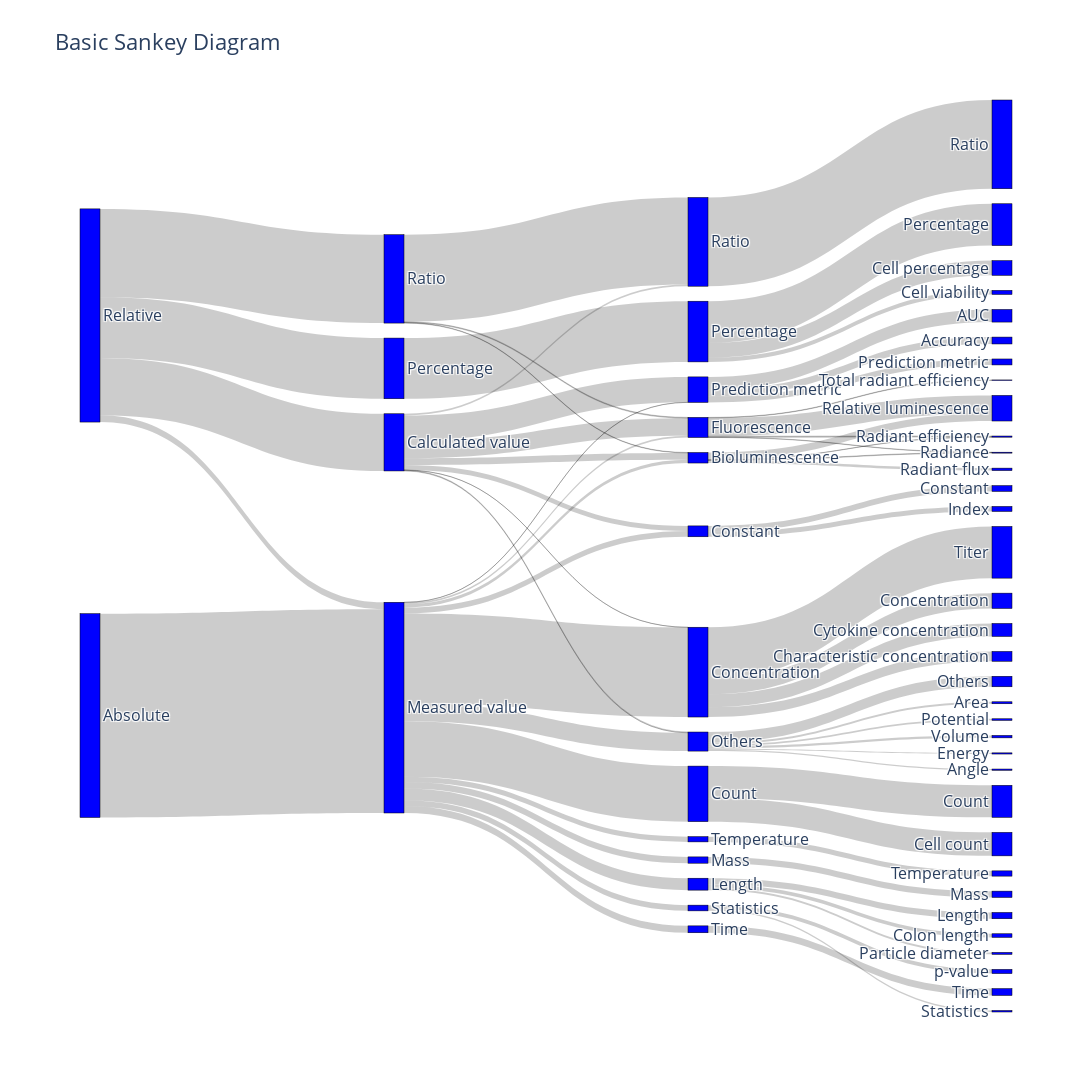

Here is the notebook cell this chart was saved with:
### Code cell
import plotly.graph_objects as go

fig = go.Figure(data=[go.Sankey(
    arrangement='snap',
    node = dict(
        pad = 15,
        thickness = 20,
        line = dict(color = "black", width = 0.5),
        label = np.array(label_dict)[:, 0],
        color = "blue"
    ),
    link = dict(
        source = sankey_data[0], # indices correspond to labels, eg A1, A2, A1, B1, ...
        target = sankey_data[1],
        value = sankey_data[2],
    )
)],)

fig.update_layout(title_text="Basic Sankey Diagram", font_size=16, width=1500, height=1200)
fig.show()

### Figure 1 — Plotly figure (JSON) as saved in the notebook; plotly's stock layout.template omitted (floating-point values rounded to 4 significant figures)
{"data": [{"arrangement": "snap", "link": {"source": [1, 0, 0, 0, 0, 4, 4, 4, 4, 4, 4, 4, 2, 2, 2, 2, 2, 2, 2, 2, 2, 2, 2, 2, 3, 5, 5, 5, 19, 19, 19, 19, 10, 10, 10, 10, 15, 15, 17, 17, 8, 8, 8, 8, 9, 9, 9, 13, 11, 11, 11, 11, 11, 11, 7, 7, 7, 18, 18, 18, 12, 14, 14, 6, 16], "target": [2, 4, 2, 3, 5, 19, 10, 15, 8, 11, 18, 12, 19, 10, 15, 17, 8, 9, 13, 11, 18, 14, 6, 16, 7, 19, 8, 12, 39, 38, 50, 22, 51, 24, 26, 25, 36, 40, 43, 44, 39, 38, 22, 52, 41, 23, 35, 29, 49, 27, 45, 32, 37, 46, 30, 31, 21, 48, 47, 53, 28, 34, 33, 20, 42], "value": [1743, 489, 59, 519, 756, 58, 1, 43, 149, 7, 217, 14, 28, 767, 50, 475, 16, 102, 54, 156, 1, 49, 45, 59, 519, 4, 7, 745, 5, 2, 21, 62, 84, 131, 111, 442, 50, 43, 201, 274, 3, 8, 157, 4, 31, 54, 17, 54, 11, 17, 10, 90, 14, 21, 126, 35, 358, 108, 59, 51, 759, 13, 36, 45, 59]}, "node": {"color": "blue", "label": ["Relative", "Absolute", "Measured value", "Percentage", "Calculated value", "Ratio", "Temperature", "Percentage", "Fluorescence", "Length", "Concentration", "Others", "Ratio", "Mass", "Statistics", "Constant", "Time", "Count", "Prediction metric", "Bioluminescence", "Temperature", "Percentage", "Relative luminescence", "Length", "Concentration", "Titer", "Cytokine concentration", "Area", "Ratio", "Mass", "Cell percentage", "Cell viability", "Others", "p-value", "Statistics", "Particle diameter", "Constant", "Potential", "Radiant efficiency", "Radiance", "Index", "Colon length", "Time", "Cell count", "Count", "Energy", "Volume", "Accuracy", "AUC", "Angle", "Radiant flux", "Characteristic concentration", "Total radiant efficiency", "Prediction metric"], "line": {"color": "black", "width": 0.5}, "pad": 15, "thickness": 20}, "type": "sankey"}], "layout": {"font": {"size": 16}, "height": 1200, "title": {"text": "Basic Sankey Diagram"}, "width": 1500}}
